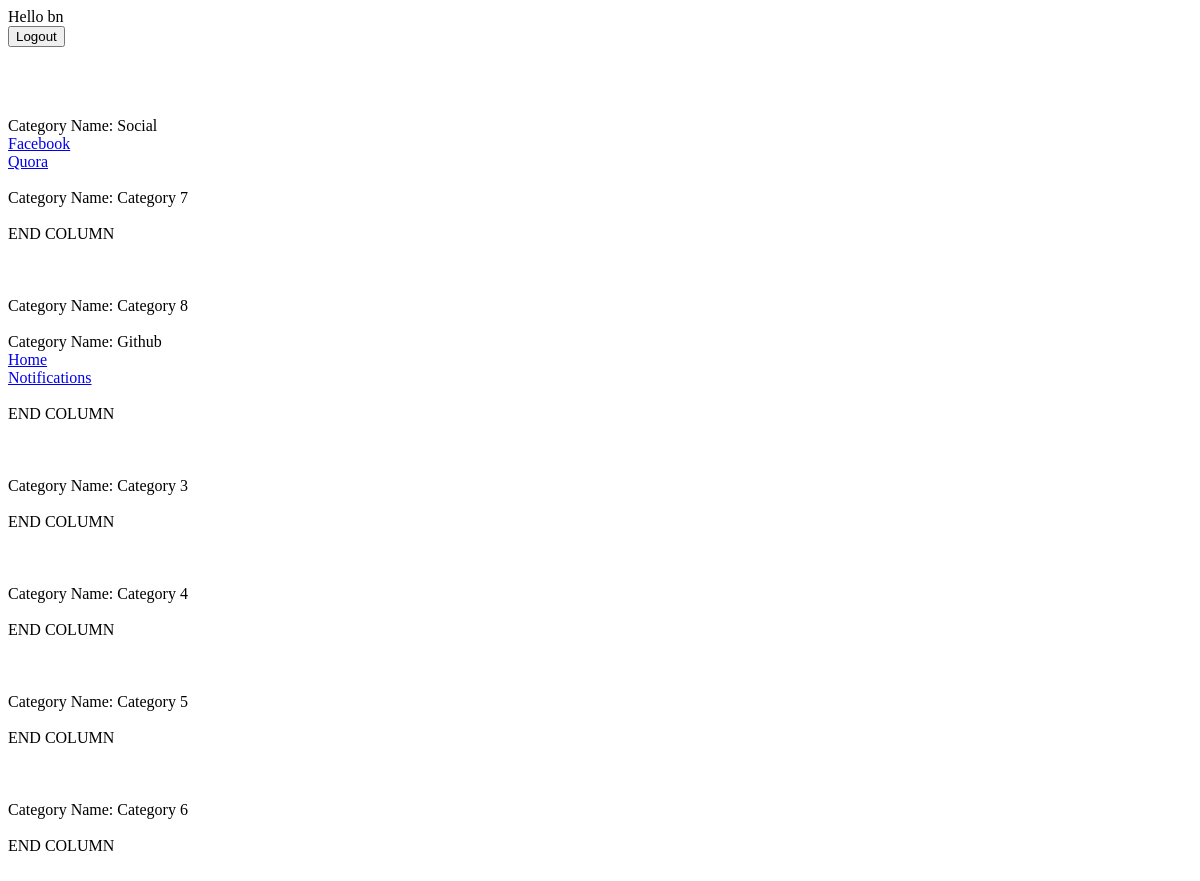
The page / (signed in) on the database as committed earlier.
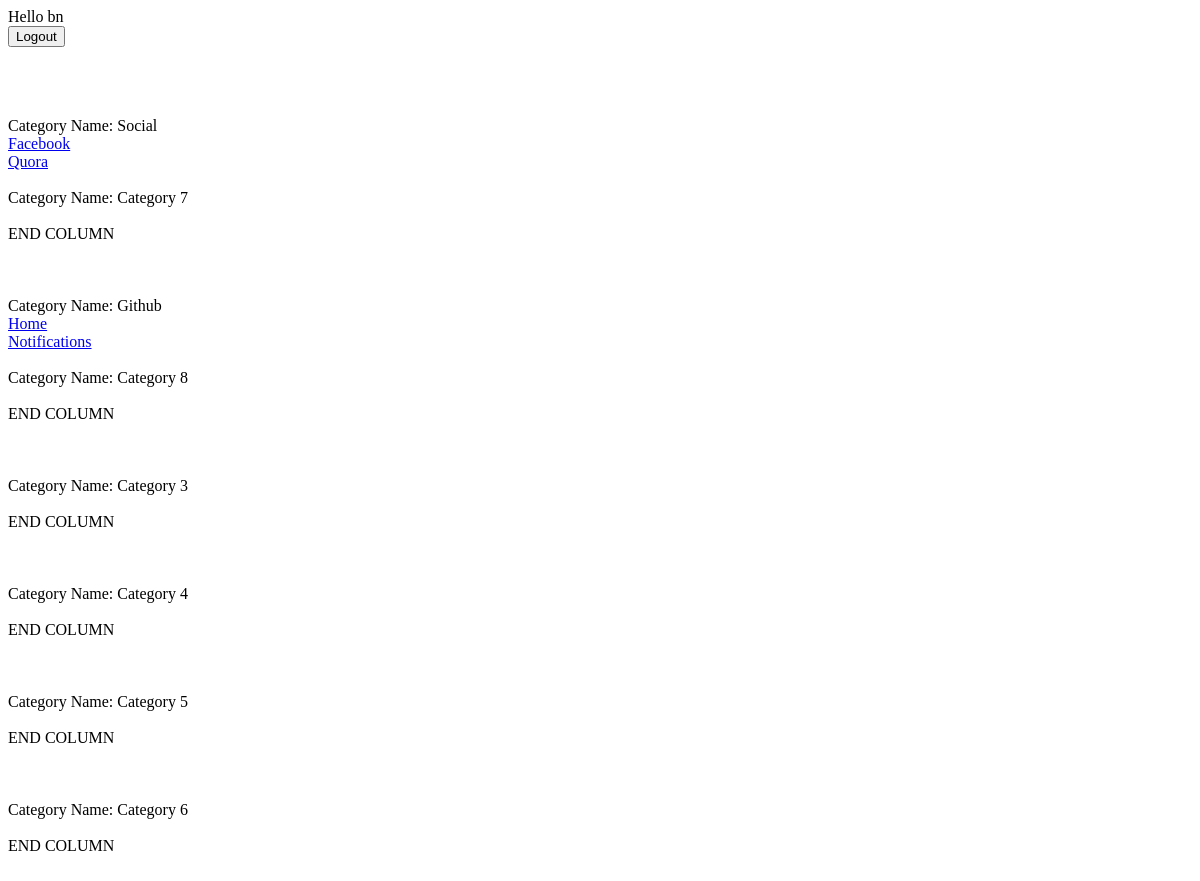
The same page on the database as committed later.
### app/models.py (models this page shows, shortened)
class Category(models.Model):
	user = models.ForeignKey(settings.AUTH_USER_MODEL)
	name = models.CharField(max_length=21)
	row_number = models.IntegerField(default=0)
	column_number = models.IntegerField(default=0)
	progress_bar_color = models.CharField(max_length=6, default="335544")

class Bookmark(models.Model):
	category = models.ForeignKey(Category)
	name = models.CharField(max_length=50)
	link = models.TextField()
	row_number = models.IntegerField(default=0)
	glyphicon = models.CharField(max_length=30, default="")

### app/views.py (the view)
# urls.py: url('^$', views.home_page),
@login_required(login_url='/b/login')
def home_page(request):
	context = {
				'user': request.user,
				'columns': get_bookmarks(request),
			}
	return render(request, 'home.html', context)

### app/templates/home.html (shortened to what this page needs)
Hello {{ user }}
<form method="get" action="/b/logout">
	<input type="submit" value="Logout" />
</form>
{% for col in columns %}
	{% for item in col %}
		</br></br>Category Name: {{ item.0.name }}
		{% for bookmark in item.1 %}
			</br><a href="{{ bookmark.link }}">{{ bookmark.name }}</a>
		{% endfor %}
	{% endfor %}
	</br></br> END COLUMN </br></br>
{% endfor %}

Rows that differ between the two databases and show on the page:
changed Category "Github": moves up the list
